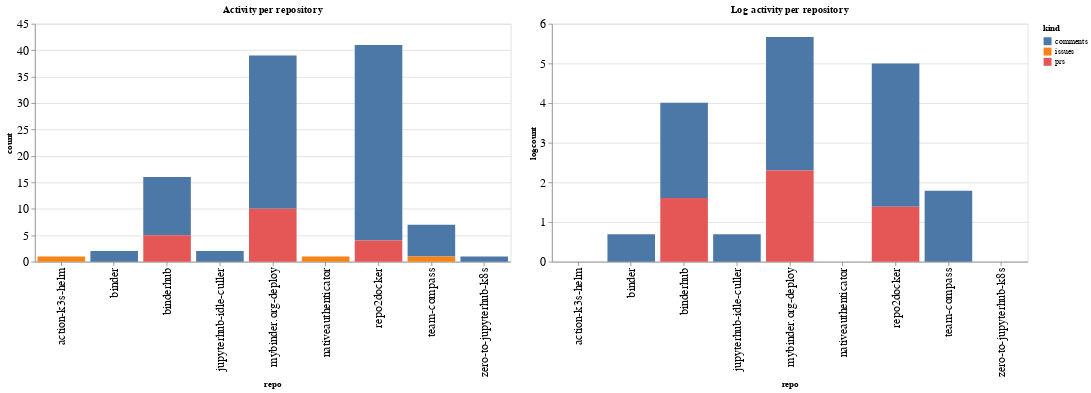

Source (notebook cell):
### Code cell
ch1 = alt.Chart(repo_summaries, width=600, title="Activity per repository").mark_bar().encode(
    x='repo',
    y='count',
    color='kind',
    tooltip="kind"
)

ch2 = alt.Chart(repo_summaries, width=600, title="Log activity per repository").mark_bar().encode(
    x='repo',
    y='logcount',
    color='kind',
    tooltip="kind"
)

ch1 | ch2

### Figure 1 — Vega-Lite specification as saved in the notebook (floating-point values rounded to 4 significant figures)
{"config": {"axisLeft": {"labelFontSize": 15}, "axisBottom": {"labelFontSize": 15}}, "hconcat": [{"mark": "bar", "encoding": {"color": {"type": "nominal", "field": "kind"}, "tooltip": {"type": "nominal", "field": "kind"}, "x": {"type": "nominal", "field": "repo"}, "y": {"type": "quantitative", "field": "count"}}, "title": "Activity per repository", "width": 600}, {"mark": "bar", "encoding": {"color": {"type": "nominal", "field": "kind"}, "tooltip": {"type": "nominal", "field": "kind"}, "x": {"type": "nominal", "field": "repo"}, "y": {"type": "quantitative", "field": "logcount"}}, "title": "Log activity per repository", "width": 600}], "data": {"name": "data-724ca8734663de73e2b47ccbf0c1b7e9"}, "$schema": "https://vega.github.io/schema/vega-lite/v4.8.1.json", "datasets": {"data-724ca8734663de73e2b47ccbf0c1b7e9": [{"repo": "action-k3s-helm", "kind": "issues", "count": 1, "logcount": 0.0}, {"repo": "binder", "kind": "comments", "count": 2, "logcount": 0.6931}, {"repo": "binderhub", "kind": "comments", "count": 11, "logcount": 2.398}, {"repo": "binderhub", "kind": "prs", "count": 5, "logcount": 1.609}, {"repo": "jupyterhub-idle-culler", "kind": "comments", "count": 2, "logcount": 0.6931}, {"repo": "mybinder.org-deploy", "kind": "comments", "count": 29, "logcount": 3.367}, {"repo": "mybinder.org-deploy", "kind": "prs", "count": 10, "logcount": 2.303}, {"repo": "nativeauthenticator", "kind": "issues", "count": 1, "logcount": 0.0}, {"repo": "repo2docker", "kind": "comments", "count": 37, "logcount": 3.611}, {"repo": "repo2docker", "kind": "prs", "count": 4, "logcount": 1.386}, {"repo": "team-compass", "kind": "comments", "count": 6, "logcount": 1.792}, {"repo": "team-compass", "kind": "issues", "count": 1, "logcount": 0.0}, {"repo": "zero-to-jupyterhub-k8s", "kind": "comments", "count": 1, "logcount": 0.0}]}}
